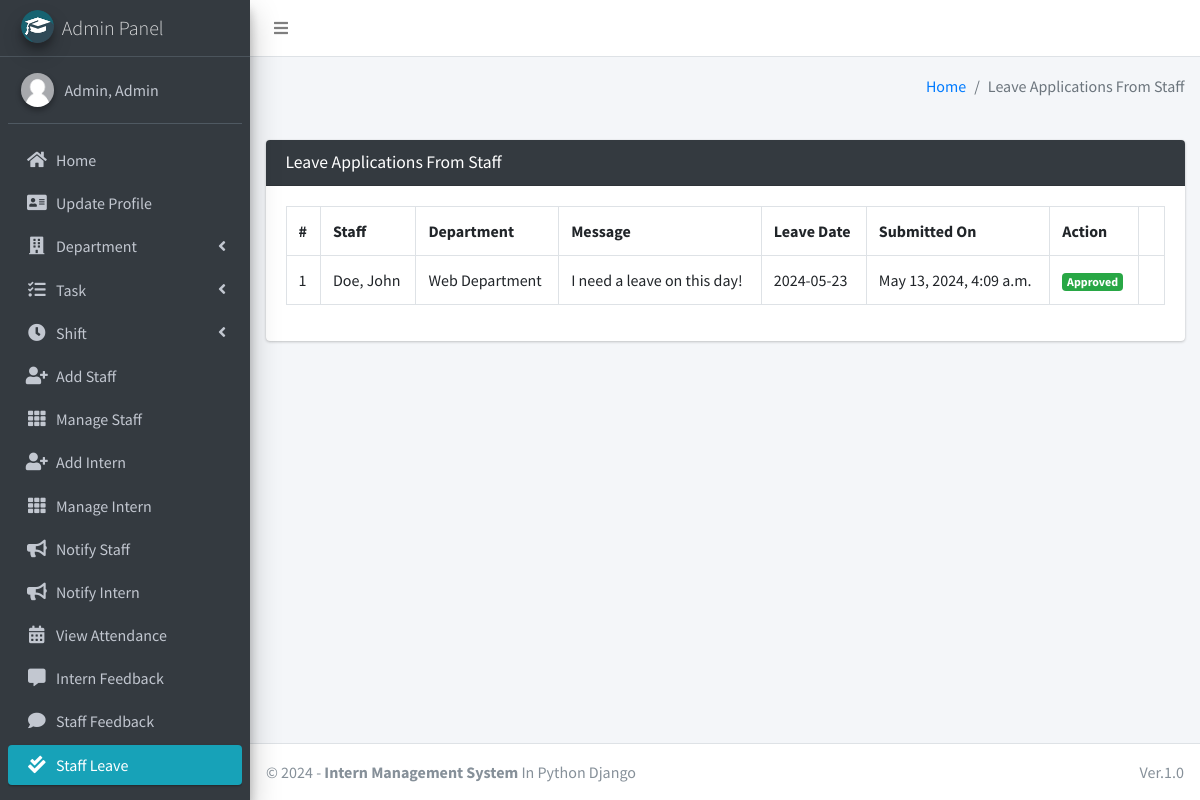
Screenshot of /staff/view/leave/ (signed in) with the database file from the repository.
### main_app/models.py (models this page shows, shortened)
class CustomUser(AbstractUser):
    USER_TYPE = ((1, "HOD"), (2, "Staff"), (3, "Intern"))
    GENDER = [("M", "Male"), ("F", "Female")]
    username = None  # Removed username, using email instead
    email = models.EmailField(unique=True)
    user_type = models.CharField(default=1, choices=USER_TYPE, max_length=1)
    gender = models.CharField(max_length=1, choices=GENDER)
    profile_pic = models.ImageField()
    address = models.TextField()
    fcm_token = models.TextField(default="")  # For firebase notifications
    created_at = models.DateTimeField(auto_now_add=True)
    updated_at = models.DateTimeField(auto_now=True)
    USERNAME_FIELD = "email"
    REQUIRED_FIELDS = []
    objects = CustomUserManager()
    def __str__(self):
        return self.last_name + ", " + self.first_name

class LeaveReportStaff(models.Model):
    staff = models.ForeignKey(Staff, on_delete=models.CASCADE)
    date = models.CharField(max_length=60)
    message = models.TextField()
    status = models.SmallIntegerField(default=0)
    created_at = models.DateTimeField(auto_now_add=True)
    updated_at = models.DateTimeField(auto_now=True)

class Staff(models.Model):
    department = models.ForeignKey(Department, on_delete=models.DO_NOTHING, null=True, blank=False)
    admin = models.OneToOneField(CustomUser, on_delete=models.CASCADE)

class Department(models.Model):
    name = models.CharField(max_length=120)
    created_at = models.DateTimeField(auto_now_add=True)
    updated_at = models.DateTimeField(auto_now=True)
    def __str__(self):
        return self.name

### main_app/hod_views.py (the view, shortened to what this page needs)
# urls.py: path("staff/view/leave/", hod_views.view_staff_leave, name="view_staff_leave",),
@csrf_exempt
def view_staff_leave(request):
    if request.method != 'POST':
        allLeave = LeaveReportStaff.objects.all()
        context = {
            'allLeave': allLeave,
            'page_title': 'Leave Applications From Staff'
        }
        return render(request, "hod_template/staff_leave_view.html", context)

### main_app/templates/hod_template/staff_leave_view.html (shortened to what this page needs)
{% extends 'main_app/base.html' %}
{% load static %}
{% block content %}
<section class="content">
    <div class="container-fluid">
        <div class="row">
            <div class="col-md-12">
                <div class="card card-dark">
                    <div class="card-header">
                        <h3 class="card-title">{{page_title}}</h3>
                    </div>
                    <div class="table card-body">
                        <table class="table table-bordered table-hover">
                            <tr>
                                <th>#</th>
                                <th>Staff</th>
                                <th>Department</th>
                                <th>Message</th>
                                <th>Leave Date</th>
                                <th>Submitted On</th>
                                <th>Action</th>
                            </tr>
                            {% for leave in  allLeave %}
                              <tr>
                                  <td>{{forloop.counter}}</td>
                                  <td>{{leave.staff.admin.last_name}}, {{leave.staff.admin.first_name}}</td>
                                  <td>{{leave.staff.department}}</td>
                                  <td>{{leave.message}}</td>
                                  <td>{{leave.date}}</td>
                                  <td>{{leave.created_at}}</td>
                                      {% if leave.status == 0 %}
                                           <td> <button data-toggle = "modal" data-target = "#reply_modal" value="{{leave.id}}" class="btn btn-success reply_open_modal">Reply</button>
{% elif leave.status == -1 %}
<td><span  class='badge badge-danger'>Rejected</span></td>
{% else %}
<td><span  class='badge badge-success'>Approved</span></td>
                                            <td>{{feedback.updated_at}}</td>
                                      {% endif %}
                              </tr>
                            {% endfor %}
                        </table>
                    </div>
                    </div>
            </div>
        </div>
    </div>
</section>
{% endblock content %}

### main_app/templates/main_app/sidebar_template.html (shortened to what this page needs)
{% load static %}
<aside class="main-sidebar sidebar-dark-info elevation-4">
    {% if request.user.user_type == '1' %}
    <a href="{% url 'admin_home' %}" class="brand-link">
        <img src="{% static 'dist/img/cmsl.png' %} " alt="AdminLTE Logo"
            class="brand-image img-circle elevation-3" >
        <span class="brand-text font-weight-light">Admin Panel</span>
    </a>
    <div class="sidebar">
        <div class="user-panel mt-3 pb-3 mb-3 d-flex">
            <div class="image">
                <img src="{{ request.user.profile_pic}}" class="img-circle elevation-2" alt="User Image">
            </div>
            <div class="info">
                <a href="#" class="d-block">{{user}}</a>
            </div>
        </div>
        <nav class="mt-2">
            <ul class="nav nav-pills nav-sidebar flex-column" data-widget="treeview" role="menu" data-accordion="false">
                <li class="nav-item">
                    {% url 'admin_home' as admin_home %}
                    <a href="{{admin_home}}" class="nav-link {% if admin_home == request.path %} active {% endif %}">
                        <i class="nav-icon fas fa-home"></i>
                        <p>
                            Home
                        </p>
                    </a>
                </li>
                <li class="nav-item">
                    {% url 'admin_view_profile' as admin_view_profile %}
                    <a href="{{admin_view_profile}}"
                        class="nav-link {% if admin_view_profile == request.path %} active {% endif %}">
                        <i class="nav-icon fas fa-address-card"></i>
                        <p>
                            Update Profile
                        </p>
                    </a>
                </li>
                <li class="nav-item has-treeview">
                    <a href="#" class="nav-link">
                        <i class="nav-icon fas fa-building"></i>
                        <p>
                            Department
                            <i class="fas fa-angle-left right"></i>
                        </p>
                    </a>
                </li>
                <li class="nav-item has-treeview">
                    <a href="#" class="nav-link">
                        <i class="nav-icon fas fa-tasks"></i>
                        <p>
                            Task
                            <i class="fas fa-angle-left right"></i>
                        </p>
                    </a>
                </li>
                <li class="nav-item has-treeview">
                    <a href="#" class="nav-link">
                        <i class="nav-icon fas fa-clock"></i>
                        <p>
                            Shift
                            <i class="fas fa-angle-left right"></i>
                        </p>
                    </a>
                </li>
                <li class="nav-item">
                    {% url 'add_staff' as add_staff %}
                    <a href="{{add_staff}}" class="nav-link {% if add_staff == request.path %} active {% endif %}">
                        <i class="nav-icon fas fa-user-plus"></i>
                        <p>
                            Add Staff
                        </p>
                    </a>
                </li>
                <li class="nav-item">
                    {% url 'manage_staff' as manage_staff %}
                    {% url 'edit_staff' staff_id as edit_staff %}
                    <a href="{{manage_staff}}"
                        class="nav-link {% if manage_staff == request.path or request.path == edit_staff %} active {% endif %}">
                        <i class="nav-icon fas fa-th"></i>
                        <p>
                            Manage Staff
                        </p>
                    </a>
                </li>
                <li class="nav-item">
                    {% url 'add_intern' as add_intern%}
                    <a href="{{add_intern}}" class="nav-link  {% if add_intern == request.path %} active {% endif %}">
                        <i class="nav-icon fas fa-user-plus"></i>
                        <p>
                            Add Intern
                        </p>
                    </a>
                </li>
                <li class="nav-item">
                    {% url 'manage_intern' as manage_intern %}
                    {% url 'edit_intern' intern_id as edit_intern %}
                    <a href="{{manage_intern}}"
                        class="nav-link  {% if edit_intern == request.path or manage_intern == request.path %} active {% endif %}">
                        <i class="nav-icon fas fa-th"></i>
                        <p>
                            Manage Intern
                        </p>
                    </a>
                </li>
                <li class="nav-item">
                    {% url 'admin_notify_staff' as admin_notify_staff %}
                    <a href="{{admin_notify_staff}}"
                        class="nav-link {% if admin_notify_staff == request.path %} active {% endif %}">
                        <i class="nav-icon fas fa-bullhorn"></i>
                        <p>
                            Notify Staff
                        </p>
                    </a>
                </li>
                <li class="nav-item">
                    {% url 'admin_notify_intern' as admin_notify_intern %}
                    <a href="{{admin_notify_intern}}"
                        class="nav-link {% if admin_notify_intern == request.path %} active {% endif %}">
                        <i class="nav-icon fas fa-bullhorn"></i>
                        <p>
                            Notify Intern
                        </p>
                    </a>
                </li>
                <li class="nav-item">
                    {% url 'admin_view_attendance' as admin_view_attendance %}
                <li class="nav-item">
                    <a href="{{admin_view_attendance}}"
                        class="nav-link  {% if admin_view_attendance == request.path %} active {% endif %}">
                        <i class="nav-icon fas fa-calendar-alt"></i>
                        <p>
                            View Attendance
                        </p>
                    </a>
                </li>
                <li class="nav-item">
                    {% url 'intern_feedback_message' as intern_feedback_message %}
                    <a href="{{ intern_feedback_message }}"
                        class="nav-link  {% if intern_feedback_message == request.path %} active {% endif %}">
                        <i class="nav-icon fas fa-comment-alt"></i>
                        <p>
                            Intern Feedback
                        </p>
                    </a>
                </li>
                <li class="nav-item">
                    {% url 'staff_feedback_message' as staff_feedback_message %}
                    <a href="{{staff_feedback_message}}"
                        class="nav-link   {% if staff_feedback_message == request.path %} active {% endif %}">
                        <i class="nav-icon fas fa-comment"></i>
                        <p>
                            Staff Feedback
                        </p>
                    </a>
                </li>
                <li class="nav-item">
                    {% url 'view_staff_leave' as view_staff_leave %}
                    <a href="{{view_staff_leave}}"
                        class="nav-link  {% if view_staff_leave == request.path %} active {% endif %}">
                        <i class="nav-icon fas fa-check-double"></i>
                        <p>
                            Staff Leave
                        </p>
                    </a>
                </li>
                <li class="nav-item">
                    {% url 'view_intern_leave' as view_intern_leave %}
                    <a href="{% url 'view_intern_leave' %}"
                        class="nav-link  {% if view_intern_leave == request.path %} active {% endif %}">
                    </a>
                </li>
                                        {% endif %}
                                    </ul>
                                </nav>
                            </div>
</aside>

### rows the page displays
CustomUser: user.profile_pic (placeholder picture), last_name+first_name "Admin, Admin"
LeaveReportStaff: staff.admin.last_name "Doe", staff.admin.first_name "John", staff.department "Web Department", message "I need a leave on this day!", date "2024-05-23", created_at "May 13, 2024, 4:09 a.m."

### other values shown
{{ page_title }} "Leave Applications From Staff"
